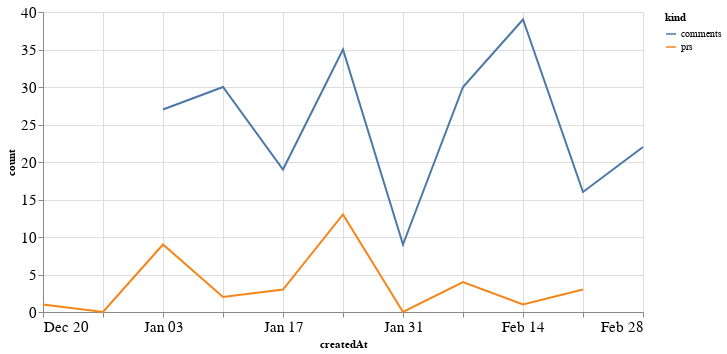

The cell this chart's notebook holds for it:
### Code cell
alt.Chart(total_time, width=600).mark_line().encode(
    x='createdAt',
    y='count',
    color='kind'
)

### Figure 1 — Vega-Lite specification as saved in the notebook (floating-point values rounded to 4 significant figures)
{"config": {"axisLeft": {"labelFontSize": 15}, "axisBottom": {"labelFontSize": 15}}, "data": {"name": "data-7a4a3cd9a06125f263a3959719163c1e"}, "mark": "line", "encoding": {"color": {"type": "nominal", "field": "kind"}, "x": {"type": "temporal", "field": "createdAt"}, "y": {"type": "quantitative", "field": "count"}}, "width": 600, "$schema": "https://vega.github.io/schema/vega-lite/v4.8.1.json", "datasets": {"data-7a4a3cd9a06125f263a3959719163c1e": [{"createdAt": "2020-12-20T00:00:00", "kind": "prs", "count": 1.0}, {"createdAt": "2020-12-27T00:00:00", "kind": "prs", "count": 0.0}, {"createdAt": "2021-01-03T00:00:00", "kind": "prs", "count": 9.0}, {"createdAt": "2021-01-10T00:00:00", "kind": "prs", "count": 2.0}, {"createdAt": "2021-01-17T00:00:00", "kind": "prs", "count": 3.0}, {"createdAt": "2021-01-24T00:00:00", "kind": "prs", "count": 13.0}, {"createdAt": "2021-01-31T00:00:00", "kind": "prs", "count": 0.0}, {"createdAt": "2021-02-07T00:00:00", "kind": "prs", "count": 4.0}, {"createdAt": "2021-02-14T00:00:00", "kind": "prs", "count": 1.0}, {"createdAt": "2021-02-21T00:00:00", "kind": "prs", "count": 3.0}, {"createdAt": "2021-02-28T00:00:00", "kind": "prs", "count": null}, {"createdAt": "2020-12-20T00:00:00", "kind": "comments", "count": null}, {"createdAt": "2020-12-27T00:00:00", "kind": "comments", "count": null}, {"createdAt": "2021-01-03T00:00:00", "kind": "comments", "count": 27.0}, {"createdAt": "2021-01-10T00:00:00", "kind": "comments", "count": 30.0}, {"createdAt": "2021-01-17T00:00:00", "kind": "comments", "count": 19.0}, {"createdAt": "2021-01-24T00:00:00", "kind": "comments", "count": 35.0}, {"createdAt": "2021-01-31T00:00:00", "kind": "comments", "count": 9.0}, {"createdAt": "2021-02-07T00:00:00", "kind": "comments", "count": 30.0}, {"createdAt": "2021-02-14T00:00:00", "kind": "comments", "count": 39.0}, {"createdAt": "2021-02-21T00:00:00", "kind": "comments", "count": 16.0}, {"createdAt": "2021-02-28T00:00:00", "kind": "comments", "count": 22.0}]}}
